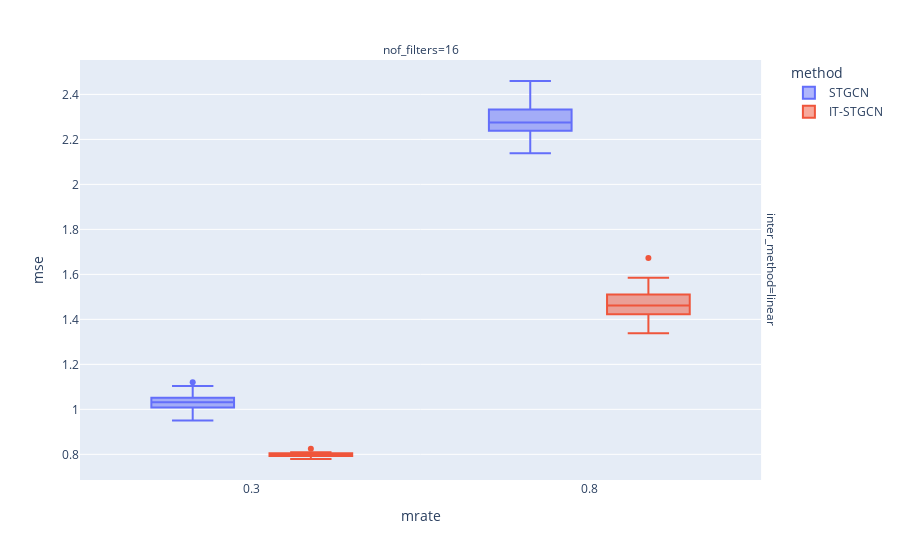

The cell this chart's notebook holds for it:
### Markdown cell above
## Random

### Code cell
data.query("method!='GNAR' and mtype =='rand'").plot.box(backend='plotly',x='mrate',color='method',y='mse',facet_col='nof_filters',facet_row='inter_method',height=800)

### Figure 1 — Plotly figure (JSON) as saved in the notebook; plotly's stock layout.template omitted (floating-point values rounded to 4 significant figures)
{"data": [{"alignmentgroup": "True", "hovertemplate": "method=STGCN<br>inter_method=linear<br>nof_filters=16<br>mrate=%{x}<br>mse=%{y}<extra></extra>", "legendgroup": "STGCN", "marker": {"color": "#636efa"}, "name": "STGCN", "notched": false, "offsetgroup": "STGCN", "orientation": "v", "showlegend": true, "type": "box", "x": [0.3, 0.8, 0.3, 0.8, 0.3, 0.8, 0.3, 0.8, 0.3, 0.8, 0.3, 0.8, 0.3, 0.8, 0.3, 0.8, 0.3, 0.8, 0.3, 0.8, 0.3, 0.8, 0.3, 0.8, 0.3, 0.8, 0.3, 0.8, 0.3, 0.8, 0.3, 0.8, 0.3, 0.8, 0.3, 0.8, 0.3, 0.8, 0.3, 0.8, 0.3, 0.8, 0.3, 0.8, 0.3, 0.8, 0.3, 0.8, 0.3, 0.8, 0.3, 0.8, 0.3, 0.8, 0.3, 0.8, 0.3, 0.8, 0.3, 0.8], "x0": " ", "xaxis": "x", "y": [0.9676, 2.259, 1.048, 2.139, 1.008, 2.221, 1.029, 2.254, 1.039, 2.248, 1.031, 2.208, 1.033, 2.332, 1.025, 2.24, 1.093, 2.291, 1.061, 2.287, 1.059, 2.266, 1.025, 2.223, 1.083, 2.221, 1.045, 2.337, 1.013, 2.372, 1.038, 2.302, 1.12, 2.326, 0.999, 2.198, 0.9508, 2.398, 0.9847, 2.433, 1.004, 2.38, 1.051, 2.329, 1.017, 2.206, 0.9761, 2.285, 1.05, 2.308, 1.021, 2.35, 1.104, 2.248, 1.069, 2.46, 0.9842, 2.262, 1.035, 2.239], "y0": " ", "yaxis": "y"}, {"alignmentgroup": "True", "hovertemplate": "method=IT-STGCN<br>inter_method=linear<br>nof_filters=16<br>mrate=%{x}<br>mse=%{y}<extra></extra>", "legendgroup": "IT-STGCN", "marker": {"color": "#EF553B"}, "name": "IT-STGCN", "notched": false, "offsetgroup": "IT-STGCN", "orientation": "v", "showlegend": true, "type": "box", "x": [0.3, 0.8, 0.3, 0.8, 0.3, 0.8, 0.3, 0.8, 0.3, 0.8, 0.3, 0.8, 0.3, 0.8, 0.3, 0.8, 0.3, 0.8, 0.3, 0.8, 0.3, 0.8, 0.3, 0.8, 0.3, 0.8, 0.3, 0.8, 0.3, 0.8, 0.3, 0.8, 0.3, 0.8, 0.3, 0.8, 0.3, 0.8, 0.3, 0.8, 0.3, 0.8, 0.3, 0.8, 0.3, 0.8, 0.3, 0.8, 0.3, 0.8, 0.3, 0.8, 0.3, 0.8, 0.3, 0.8, 0.3, 0.8, 0.3, 0.8], "x0": " ", "xaxis": "x", "y": [0.8063, 1.382, 0.8049, 1.343, 0.795, 1.442, 0.7969, 1.673, 0.8024, 1.405, 0.7962, 1.424, 0.7795, 1.391, 0.79, 1.51, 0.8086, 1.499, 0.7968, 1.45, 0.7983, 1.523, 0.7995, 1.43, 0.7941, 1.505, 0.7897, 1.515, 0.8254, 1.498, 0.788, 1.546, 0.7798, 1.431, 0.7799, 1.584, 0.8029, 1.548, 0.8095, 1.503, 0.7924, 1.376, 0.7793, 1.474, 0.7967, 1.373, 0.7954, 1.338, 0.8063, 1.423, 0.8018, 1.502, 0.809, 1.483, 0.7937, 1.431, 0.7969, 1.447, 0.8073, 1.56], "y0": " ", "yaxis": "y"}], "layout": {"annotations": [{"font": {}, "showarrow": false, "text": "nof_filters=16", "x": 0.49, "xanchor": "center", "xref": "paper", "y": 1, "yanchor": "bottom", "yref": "paper"}, {"font": {}, "showarrow": false, "text": "inter_method=linear", "textangle": 90, "x": 0.98, "xanchor": "left", "xref": "paper", "y": 0.5, "yanchor": "middle", "yref": "paper"}], "autosize": true, "boxmode": "group", "legend": {"title": {"text": "method"}, "tracegroupgap": 0}, "margin": {"t": 60}, "xaxis": {"anchor": "y", "autorange": true, "domain": [0, 0.98], "range": [0.04806, 1.052], "title": {"text": "mrate"}, "type": "linear"}, "yaxis": {"anchor": "x", "autorange": true, "domain": [0, 1], "range": [0.6859, 2.553], "title": {"text": "mse"}, "type": "linear"}}}
